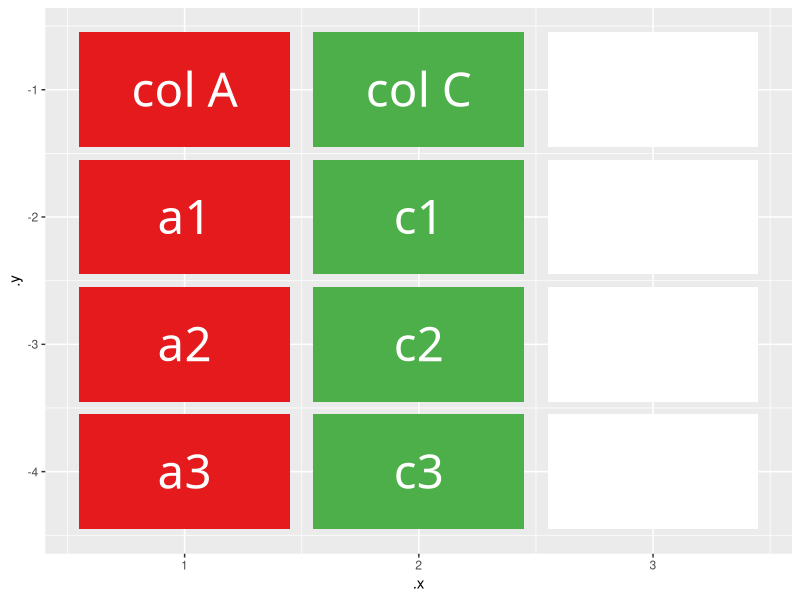

Reproduce this figure in R. (Note: this script raises an error after producing the figure.)
# select() df
library(tidyverse)
library(gganimate)

select_df_before <- tribble(
  ~.y, ~label, ~value, ~.x, ~color,
  -1, "col_A", "col A", 1, "#E41A1C",
  -2, "col_A", "a1", 1, "#E41A1C",
  -3, "col_A", "a2", 1, "#E41A1C",
  -4, "col_A", "a3", 1, "#E41A1C",
  -1, "col_B", "col B", 2, "#377EB8",
  -2, "col_B", "b1", 2, "#377EB8",
  -3, "col_B", "b2", 2, "#377EB8",
  -4, "col_B", "b3", 2, "#377EB8",
  -1, "col_C", "col C", 3, "#4DAF4A",
  -2, "col_C", "c1", 3, "#4DAF4A",
  -3, "col_C", "c2", 3, "#4DAF4A",
  -4, "col_C", "c3", 3, "#4DAF4A"
)

select_df_before$frame <- 1

select_df_after <- tribble(
  ~.y, ~label, ~value, ~.x, ~color,
  -1, "col_A", "col A", 1, "#E41A1C",
  -2, "col_A", "a1", 1, "#E41A1C",
  -3, "col_A", "a2", 1, "#E41A1C",
  -4, "col_A", "a3", 1, "#E41A1C",
  -1, "col_B", "col B", 3, "#ffffff",
  -2, "col_B", "b1", 3, "#ffffff",
  -3, "col_B", "b2", 3, "#ffffff",
  -4, "col_B", "b3", 3, "#ffffff",
  -1, "col_C", "col C", 2, "#4DAF4A",
  -2, "col_C", "c1", 2, "#4DAF4A",
  -3, "col_C", "c2", 2, "#4DAF4A",
  -4, "col_C", "c3", 2, "#4DAF4A"
)

select_df_after$frame <- 2

# testing
# test for both before and after dfs
select_df_after %>%
  ggplot() +
  aes(.x, .y, fill = color, label = value) +
  geom_tile(aes(alpha = 1), width = 0.9, height = 0.9) +
  geom_text(aes(x = .x, color = "white", size = 12), hjust = 0.5, family = "Fira Sans") +
  scale_fill_identity() +
  scale_alpha_identity() +
  scale_color_identity() +
  scale_size_identity()

select_df <- bind_rows(select_df_before, select_df_after)

select_df %>%
  ggplot() +
  aes(.x, .y, fill = color, label = value) +
  geom_tile(aes(alpha = 1), width = 0.9, height = 0.9) +
  geom_text(aes(x = .x, color = "white", size = 12), hjust = 0.5, family = "Fira Sans") +
  scale_fill_identity() +
  scale_alpha_identity() +
  scale_color_identity() +
  scale_size_identity() +
  ggtitle("df[['colA', 'colB']]") +
  theme_void() +
  theme(plot.title = element_text(family = "Fira Mono", hjust = 0.5, size = 24)) +
  transition_states(frame, transition_length = 2, state_length = 1) +
  enter_appear() +
  exit_disappear(early = TRUE) +
  ease_aes("sine-in-out") -> select_anim

select_anim <- animate(select_anim)
anim_save(here::here("images", "select-pandas.gif"), select_anim)
